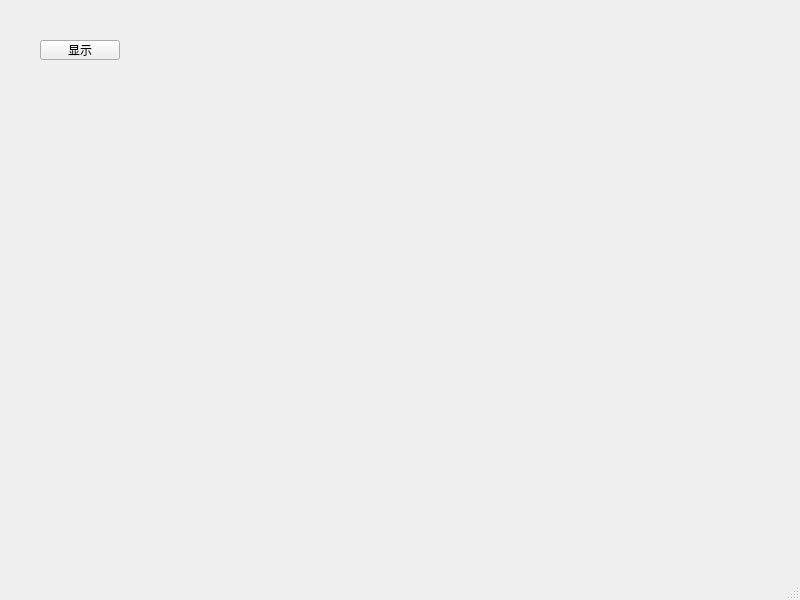
<?xml version="1.0" encoding="UTF-8"?>
<ui version="4.0">
 <class>MainWindow</class>
 <widget class="QMainWindow" name="MainWindow">
  <property name="geometry">
   <rect>
    <x>0</x>
    <y>0</y>
    <width>800</width>
    <height>600</height>
   </rect>
  </property>
  <property name="windowTitle">
   <string>MainWindow</string>
  </property>
  <widget class="QWidget" name="centralwidget">
   <widget class="QPushButton" name="playButton">
    <property name="geometry">
     <rect>
      <x>40</x>
      <y>40</y>
      <width>80</width>
      <height>20</height>
     </rect>
    </property>
    <property name="text">
     <string>显示</string>
    </property>
   </widget>
  </widget>
  <widget class="QMenuBar" name="menubar">
   <property name="geometry">
    <rect>
     <x>0</x>
     <y>0</y>
     <width>800</width>
     <height>21</height>
    </rect>
   </property>
  </widget>
  <widget class="QStatusBar" name="statusbar"/>
 </widget>
 <resources/>
 <connections/>
</ui>
